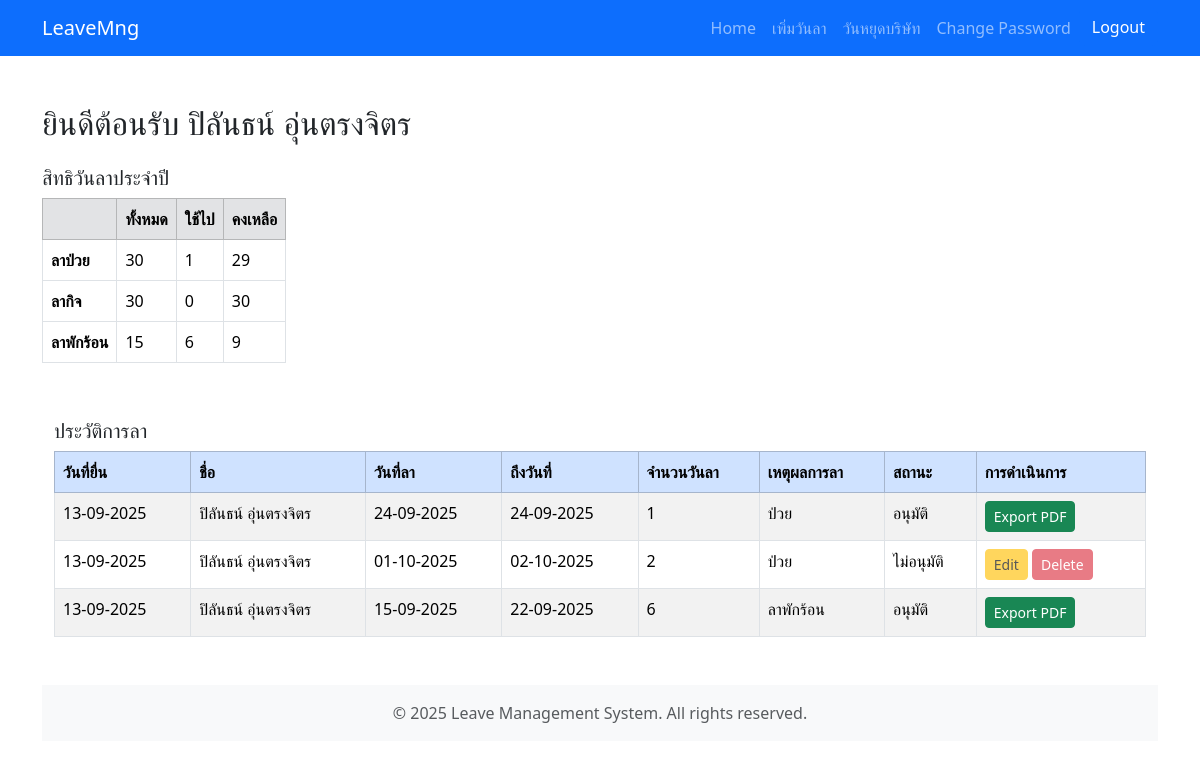
Page /home/ (signed in) on the earlier database version.
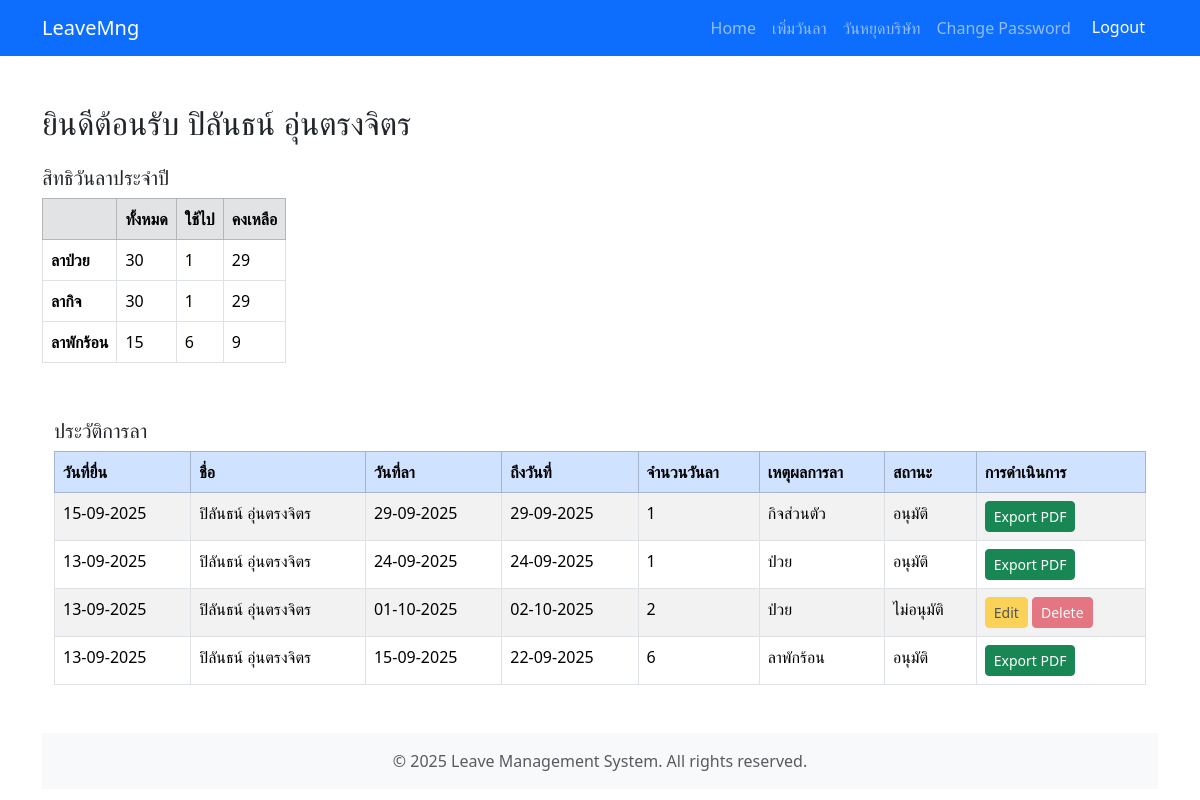
Same page on the later database version.
### leaveapp/models.py (models this page shows, shortened)
class Profile(models.Model):
    user = models.OneToOneField(User, on_delete=models.CASCADE)
    position = models.CharField(max_length=100, default="")
    mobile = models.CharField(max_length=15, default="")
    sick_leave_total = models.IntegerField(default=30)
    sick_leave_used = models.IntegerField(default=0)
    sick_leave_remaining = models.IntegerField(default=30)
    absence_leave_total = models.IntegerField(default=30)
    absence_leave_used = models.IntegerField(default=0)
    absence_leave_remaining = models.IntegerField(default=30)
    vacation_leave_total = models.IntegerField(default=15)
    vacation_leave_used = models.IntegerField(default=0)
    vacation_leave_remaining = models.IntegerField(default=15)

class Leave_Detail(models.Model):
    REASON_CHOICES = [
        ("ป่วย", "ป่วย"),
        ("กิจส่วนตัว", "กิจส่วนตัว"),
        ("ลาพักร้อน", "ลาพักร้อน"),
    ]
    STATUS_CHOICES = [
        ("รอดำเนินการ", "รอดำเนินการ"),
        ("อนุมัติ", "อนุมัติ"),
        ("ไม่อนุมัติ", "ไม่อนุมัติ"),
    ]
    name = models.CharField(max_length=150)
    submit_date = models.DateField(default=datetime.date.today)
    leave_date_from = models.DateField()
    leave_date_to = models.DateField()
    leave_days_count = models.IntegerField(default=0)
    reason = models.CharField(max_length=50, choices=REASON_CHOICES)
    document = models.FileField(upload_to="leave_documents/", blank=True, null=True)
    status = models.CharField(
        max_length=20, default="รอดำเนินการ", choices=STATUS_CHOICES
    )
    remarks = models.TextField(blank=True, null=True)

### leaveapp/views.py (the view)
# urls.py: 2. Add a URL to urlpatterns:  path('', views.home, name='home')
@login_required(login_url="login")
def home(request):
    if (
        request.user.is_authenticated
        and request.user.groups.filter(name="leaveAdmin").exists()
    ):
        return redirect("approve_leave")
    profile = Profile.objects.get(user=request.user)
    leave_history = Leave_Detail.objects.filter(
        name=request.user.get_full_name()
    ).order_by("-submit_date", "-id")
    return render(
        request,
        "leaveapp/home.html",
        {
            "profile": profile,
            "leave_history": leave_history,
            "is_leave_admin": request.user.groups.filter(name="leaveAdmin").exists(),
        },
    )

### templates/leaveapp/home.html (shortened to what this page needs)
{% extends 'leaveapp/layout.html' %}
{% block content %}
<div class="container">
    <div class="row">
        <h2 class="mt-5">ยินดีต้อนรับ {{ profile.user.first_name }} {{ profile.user.last_name }}</h2>
    <div class="mb-4 mt-3">
        <h5>สิทธิวันลาประจำปี</h5>
        <table class="table table-bordered w-auto">
            <thead class="table-secondary">
                <tr>
                    <th></th>
                    <th>ทั้งหมด</th>
                    <th>ใช้ไป</th>
                    <th>คงเหลือ</th>
                </tr>
            </thead>
            <tbody>
                <tr>
                    <th>ลาป่วย</th>
                    <td>{{ profile.sick_leave_total }}</td>
                    <td>{{ profile.sick_leave_used }}</td>
                    <td>{{ profile.sick_leave_remaining }}</td>
                </tr>
                <tr>
                    <th>ลากิจ</th>
                    <td>{{ profile.absence_leave_total }}</td>
                    <td>{{ profile.absence_leave_used }}</td>
                    <td>{{ profile.absence_leave_remaining }}</td>
                </tr>
                <tr>
                    <th>ลาพักร้อน</th>
                    <td>{{ profile.vacation_leave_total }}</td>
                    <td>{{ profile.vacation_leave_used }}</td>
                    <td>{{ profile.vacation_leave_remaining }}</td>
                </tr>
            </tbody>
        </table>
    </div>
</div>
<div class="container mt-3">
    <h5 class="mb-2">ประวัติการลา</h5>
    <table class="table table-bordered table-striped">
        <thead class="table-primary">
            <tr>
                <th>วันที่ยื่น</th>
                <th>ชื่อ</th>
                <th>วันที่ลา</th>
                <th>ถึงวันที่</th>
                <th>จำนวนวันลา</th>
                <th>เหตุผลการลา</th>
                <th>สถานะ</th>
                <th>การดำเนินการ</th>
            </tr>
        </thead>
        <tbody>
            {% for leave in leave_history %}
            <tr>
                <td>{{ leave.submit_date|date:"d-m-Y" }}</td>
                <td>{{ leave.name }}</td>
                <td>{{ leave.leave_date_from|date:"d-m-Y" }}</td>
                <td>{{ leave.leave_date_to|date:"d-m-Y" }}</td>
                <td>{{ leave.leave_days_count }}</td>
                <td>{{ leave.reason }}</td>
                <td>{{ leave.status }}</td>
                <td>
                    {% if leave.status == 'อนุมัติ' %}
                        <a href="{% url 'export_leave_pdf' leave.id %}" class="btn btn-success btn-sm">Export PDF</a>
                    {% else %}
                        {% if leave.status == 'รอดำเนินการ' %}
                            <a href="{% url 'edit_leave' leave.id %}" class="btn btn-warning btn-sm">Edit</a>
                            <form method="post" action="{% url 'delete_leave' leave.id %}" style="display:inline;">
                                {% csrf_token %}
                                <button type="submit" class="btn btn-danger btn-sm" onclick="return confirm('Are you sure you want to delete this leave?');">Delete</button>
                            </form>
                        {% else %}
                            <a href="#" class="btn btn-warning btn-sm disabled">Edit</a>
                            <button type="button" class="btn btn-danger btn-sm" disabled>Delete</button>
                        {% endif %}
                    {% endif %}
                </td>
            </tr>
            {% empty %}
            <tr>
                <td colspan="8" class="text-center">No leave history found.</td>
            </tr>
            {% endfor %}
        </tbody>
    </table>
</div>
{% endblock %}

Differences in the rows shown:
changed Profile "ปิลันธน์": absence_leave_used "0" → "1"; absence_leave_remaining "30" → "29"
added Leave_Detail: submit_date "15-09-2025", name "ปิลันธน์ อุ่นตรงจิตร", leave_date_from "29-09-2025", leave_date_to "29-09-2025", leave_days_count "1", reason "กิจส่วนตัว", status "อนุมัติ", shows "Export PDF"
